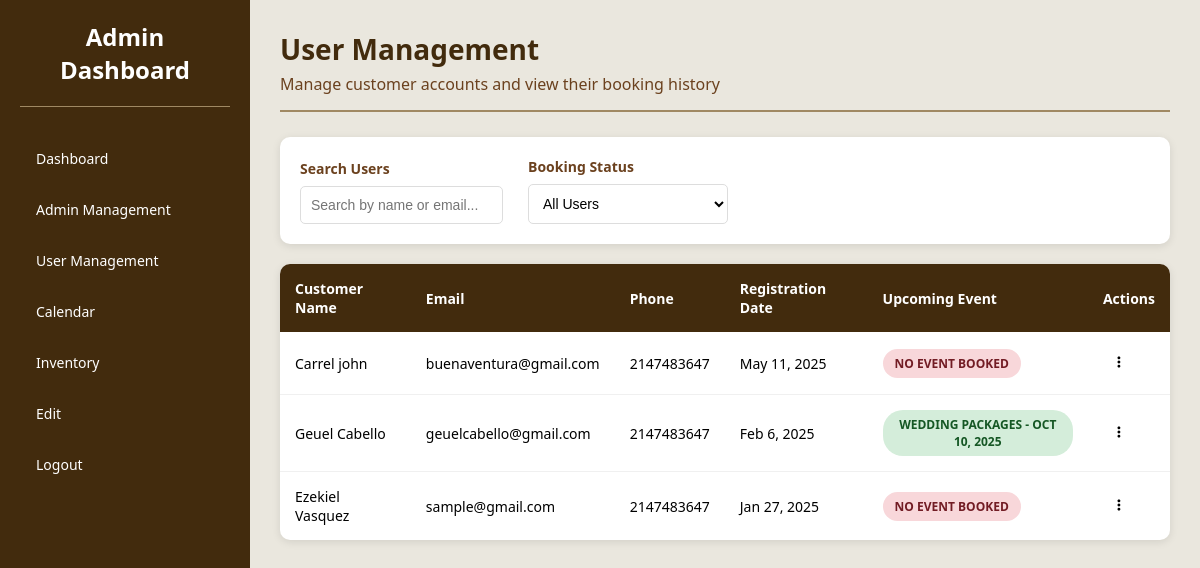
/admin/PHP/user_management.php (signed in), run on an earlier commit of the app's database.
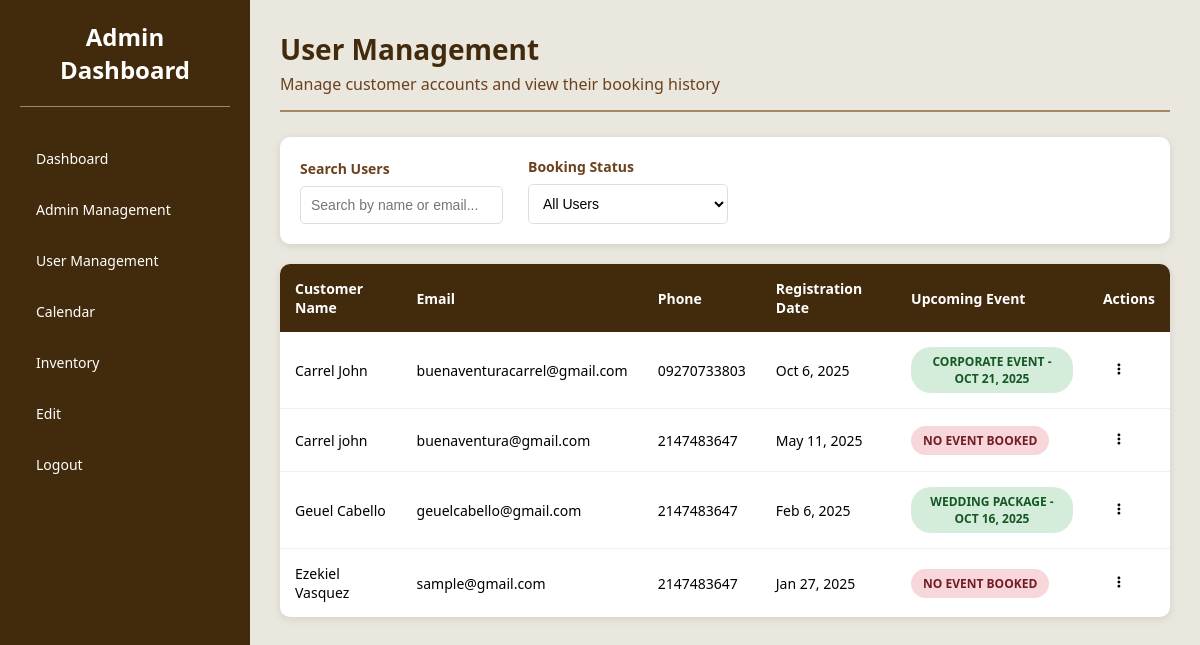
And on a later commit of the database.
### tables this page shows
CREATE TABLE IF NOT EXISTS `btuser` (
  `bt_user_id` int NOT NULL AUTO_INCREMENT,
  `bt_first_name` varchar(100) NOT NULL,
  `bt_last_name` varchar(100) NOT NULL,
  `bt_email` varchar(191) DEFAULT NULL,
  `bt_phone_number` varchar(20) NOT NULL,
  `bt_password_hash` mediumtext,
  `bt_created_at` datetime NOT NULL DEFAULT CURRENT_TIMESTAMP,
  `bt_updated_at` datetime DEFAULT NULL,
  `bt_is_active` tinyint NOT NULL DEFAULT '1',
  `bt_privilege_id` int NOT NULL DEFAULT '2',
  PRIMARY KEY (`bt_user_id`),
  UNIQUE KEY `email_unique` (`bt_email`),
  KEY `fk_btuser_privilege` (`bt_privilege_id`)
);

CREATE TABLE IF NOT EXISTS `bookings` (
  `id` int NOT NULL AUTO_INCREMENT,
  `btuser_id` int NOT NULL,
  `btaddress` varchar(255) DEFAULT NULL,
  `btevent` varchar(100) DEFAULT NULL,
  `btschedule` datetime DEFAULT NULL,
  `EventDuration` datetime DEFAULT NULL,
  `total_cost` double NOT NULL DEFAULT '0',
  `additional_headcount` int NOT NULL DEFAULT '0',
  `btattendees` int DEFAULT NULL,
  `btservices` text,
  `btmessage` text,
  `status` enum('Pending','Approved','Canceled','Completed') NOT NULL DEFAULT 'Pending',
  `payment_status` enum('unpaid','partial','paid') NOT NULL DEFAULT 'unpaid',
  `created_at` timestamp NULL DEFAULT CURRENT_TIMESTAMP,
  PRIMARY KEY (`id`)
);

### admin/PHP/user_management.php (the view, shortened to what this page needs)
<?php
$host = 'localhost';
$dbname = 'btonedatabase';
$username = 'root';
$password = '';
try {
    $pdo = new PDO("mysql:host=$host;dbname=$dbname;charset=utf8mb4", $username, $password);
    $pdo->setAttribute(PDO::ATTR_ERRMODE, PDO::ERRMODE_EXCEPTION);
} catch (PDOException $e) {
    die("Database Connection Failed: " . $e->getMessage());
}
function getUsers($pdo) {
    $stmt = $pdo->prepare("
        SELECT u.bt_user_id, u.bt_first_name, u.bt_last_name, u.bt_email, u.bt_phone_number, u.bt_created_at
        FROM btuser u
        JOIN btuserprivilege p ON u.bt_privilege_id = p.bt_privilege_id
        WHERE p.bt_privilege_name = 'USER'
        ORDER BY u.bt_created_at DESC
    ");
    $stmt->execute();
    return $stmt->fetchAll(PDO::FETCH_ASSOC);
}
function getUserUpcomingBookings($pdo, $userId) {
    $stmt = $pdo->prepare("
        SELECT b.id, b.btevent, b.btschedule, b.status, b.total_cost
        FROM bookings b
        WHERE b.btuser_id = ? AND b.btschedule >= CURDATE() AND b.status != 'Canceled'
        ORDER BY b.btschedule ASC
        LIMIT 1
    ");
    $stmt->execute([$userId]);
    return $stmt->fetch(PDO::FETCH_ASSOC);
}
$users = getUsers($pdo);
?>
<!DOCTYPE html>
<html lang="en">
<head>
    <link rel="stylesheet" href="https://cdnjs.cloudflare.com/ajax/libs/font-awesome/6.4.0/css/all.min.css">
</head>
<body>
    <div class="dashboard-container">
        <nav class="sidebar">
            <div class="logo">
        <h2>Admin Dashboard</h2>
    </div>
    <ul class="nav-menu">
        <li><a href="dashboard.php">Dashboard</a></li>
        <li><a href="add_user.php">Admin Management</a></li>
        <li><a href="user_management.php">User Management</a></li>
        <li><a href="calendar.php">Calendar</a></li>
        <li><a href="Inventory.php">Inventory</a></li>
        <li><a href="admin_management.php">Edit</a></li>
        <li><a href="Index.php?logout=true">Logout</a></li>
    </ul>
</nav>
        <main class="main-content">
            <div class="section-header">
                <h2>User Management</h2>
                <p>Manage customer accounts and view their booking history</p>
            </div>
            <div class="filters">
                <div class="filter-group">
                    <label for="search">Search Users</label>
                    <input type="text" id="search" placeholder="Search by name or email...">
                </div>
                <div class="filter-group">
                    <label for="bookingStatus">Booking Status</label>
                    <select id="bookingStatus">
                        <option value="all">All Users</option>
                    </select>
                </div>
            </div>
            <table class="user-table">
                <thead>
                    <tr>
                        <th>Customer Name</th>
                        <th>Email</th>
                        <th>Phone</th>
                        <th>Registration Date</th>
                        <th>Upcoming Event</th>
                        <th>Actions</th>
                    </tr>
                </thead>
                <tbody>
                    <?php foreach ($users as $user):
                        $upcomingBooking = getUserUpcomingBookings($pdo, $user['bt_user_id']);
                    ?>
                    <tr class="user-row" data-user-id="<?php echo $user['bt_user_id']; ?>">
                        <td><?php echo htmlspecialchars($user['bt_first_name'] . ' ' . $user['bt_last_name']); ?></td>
                        <td><?php echo htmlspecialchars($user['bt_email']); ?></td>
                        <td><?php echo htmlspecialchars($user['bt_phone_number']); ?></td>
                        <td><?php echo date('M j, Y', strtotime($user['bt_created_at'])); ?></td>
                        <td>
                            <?php if ($upcomingBooking): ?>
                                <span class="status-badge status-booked">
                                    <?php echo htmlspecialchars($upcomingBooking['btevent']); ?> -
                                    <?php echo date('M j, Y', strtotime($upcomingBooking['btschedule'])); ?>
                                </span>
                            <?php else: ?>
                                <span class="status-badge status-none">No event booked</span>
                            <?php endif; ?>
                        </td>
                        <td>
                            <div class="kebab-menu">
                                <button class="kebab-btn" onclick="toggleKebabMenu(this)">
                                    <i class="fas fa-ellipsis-v"></i>
                                </button>
                            </div>
                        </td>
                    </tr>
                    <?php endforeach; ?>
                </tbody>
            </table>
        </main>
    </div>
</body>
</html>

### admin/PHP/user_management.php (style rules this page uses)
:root { --primary-bg: #422b0d; --secondary-bg: #eae7de; --card-bg: #ffffff; --text-light: #ffffff; --text-dark: #000000; --accent: #A08963; --accent-dark: #8a745a; --highlight: #6b411e; }
* { margin: 0; padding: 0; box-sizing: border-box; }
body { font-family: "Segoe UI", Tahoma, Geneva, Verdana, sans-serif; background-color: var(--secondary-bg); color: var(--text-dark); min-height: 100vh; }
.dashboard-container { display: flex; min-height: 100vh; }
.sidebar { width: 250px; background-color: var(--primary-bg); color: var(--text-light); height: 100vh; padding: 20px; position: fixed; top: 0; left: 0; overflow-y: auto; }
.nav-menu { list-style: none; padding: 0; margin: 0; }
.nav-menu li { margin: 8px 0; }
.nav-menu li a { text-decoration: none; color: var(--text-light); padding: 12px 16px; display: block; border-radius: 6px; transition: background 0.3s; font-size: 14px; }
.main-content { margin-left: 250px; padding: 30px; min-height: 100vh; }
.sidebar .logo { text-align: center; margin-bottom: 30px; padding-bottom: 20px; border-bottom: 1px solid var(--accent); }
.sidebar .logo h2 { font-size: 24px; color: var(--text-light); margin: 0; }
.section-header { margin: 0 0 25px 0; padding-bottom: 15px; border-bottom: 2px solid var(--accent); }
.section-header h2 { color: var(--primary-bg); margin: 0; font-size: 28px; font-weight: 600; }
.section-header p { color: var(--highlight); margin-top: 5px; font-size: 16px; }
.user-table { width: 100%; border-collapse: collapse; background: var(--card-bg); border-radius: 10px; overflow: hidden; box-shadow: 0 2px 8px rgba(0,0,0,0.1); margin-bottom: 30px; }
.user-table thead { background: var(--primary-bg); color: var(--text-light); }
.user-table th { padding: 15px; text-align: left; font-weight: 600; font-size: 14px; border: none; }
.user-table td { padding: 15px; text-align: left; border-bottom: 1px solid #f0f0f0; font-size: 14px; }
.user-table tbody tr:last-child td { border-bottom: none; }
.status-badge { padding: 6px 12px; border-radius: 20px; font-size: 12px; font-weight: bold; text-transform: uppercase; display: inline-block; min-width: 80px; text-align: center; }
.status-booked { background: #d4edda; color: #155724; }
.status-none { background: #f8d7da; color: #721c24; }
.kebab-menu { position: relative; display: inline-block; }
.kebab-btn { background: none; border: none; cursor: pointer; padding: 5px; border-radius: 50%; width: 32px; height: 32px; display: flex; align-items: center; justify-content: center; }
.filters { background: var(--card-bg); padding: 20px; border-radius: 10px; margin-bottom: 20px; box-shadow: 0 2px 8px rgba(0,0,0,0.1); display: flex; gap: 25px; align-items: end; flex-wrap: wrap; }
.filter-group { display: flex; flex-direction: column; gap: 8px; min-width: 200px; }
.filter-group label { font-weight: 600; color: var(--highlight); font-size: 14px; }
.filter-group input, .filter-group select { padding: 10px; border: 1px solid #ddd; border-radius: 5px; font-size: 14px; background: white; }

What changed in the data, as far as the page shows it:
added btuser: bt_first_name+bt_last_name "Carrel John", bt_email "buenaventuracarrel@gmail.com", bt_phone_number "09270733803", bt_created_at "Oct 6, 2025", bookings.btevent "CORPORATE EVENT", bookings.btschedule "OCT 21, 2025"
changed btuser "Geuel Cabello": bookings.btevent "WEDDING PACKAGES" → "WEDDING PACKAGE"; bookings.btschedule "OCT 10, 2025" → "OCT 16, 2025"
